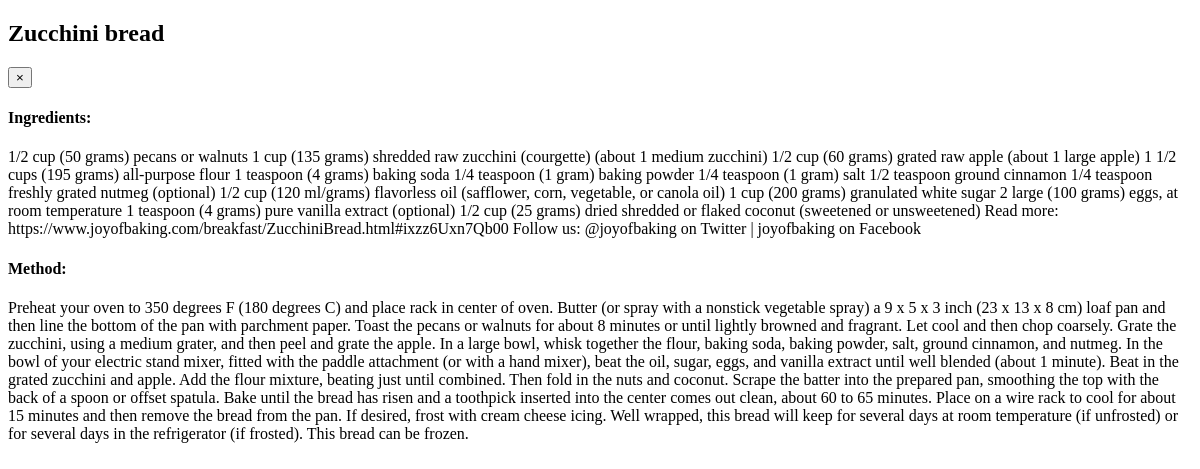
Page /written_recipe/9 on the earlier database version.
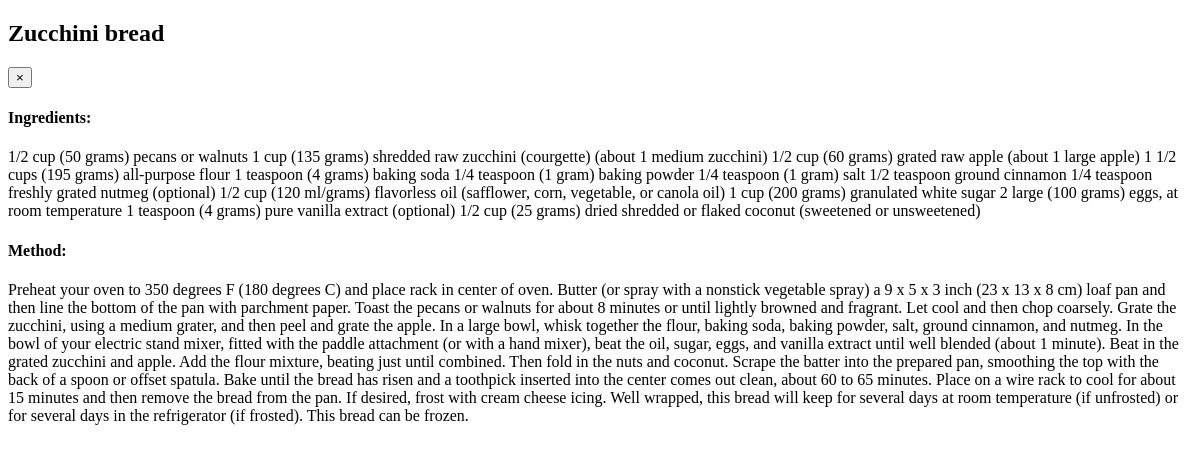
Same page on the later database version.
### bakery/models.py (models this page shows, shortened)
class Recipe(models.Model):
    RECIPE_CHOICES = [
        ("SWEET", "SWEET"),
        ("SAVORY", "SAVORY"),
    ]
    title = models.CharField(max_length=50, null=False, blank=False)
    category = models.CharField(max_length=20, choices=RECIPE_CHOICES, null=False, blank=False)
    link = models.URLField(null=True)
    description = models.CharField(max_length=100, null=True, blank=True)
    img_link = models.URLField(null=True)
    ingredients = models.TextField(null=True)
    method = models.TextField(null=True)
    meat_indicator = models.BooleanField(default=True)  # default baked good contains meat
    cooking_time = models.IntegerField()   # in minutes

### bakery/views.py (the view)
# urls.py: path('written_recipe/<id>', views.written_recipe, name='written-recipe'),
def written_recipe(request, id):
    recipe = Recipe.objects.get(id=id)
    return render(request, 'bakery/written.html', {'recipe': recipe})

### bakery/templates/bakery/written.html
{% load widget_tweaks %}
<!DOCTYPE html>
<html lang="en">
<head>
</head>
<body>
        <div class="modal-header">
            <h2  class="modal-title"><strong>{{ recipe.title }}</strong></h2>
          <button type="button" class="close" data-dismiss="modal" aria-label="Close">
            <span aria-hidden="true">&times;</span>
          </button>
        </div>
        <div class="modal-body">
            <h4> Ingredients: </h4>
            <p>
                {{ recipe.ingredients }}
            </p>
            <h4> Method: </h4>
            <p>
                {{ recipe.method }}
            </p>
        </div>
</body>
</html>

Differences in the rows shown:
changed Recipe "Zucchini bread": ingredients "…coconut (sweetened or unsweetened) Read more: https://www.joyofbaking.com/breakfast/ZucchiniBread.html#ixzz6Uxn7Qb00 Follow us: @joyofbaking on Twitter | joyofbaking on Facebook" → "…coconut (sweetened or unsweetened)"
